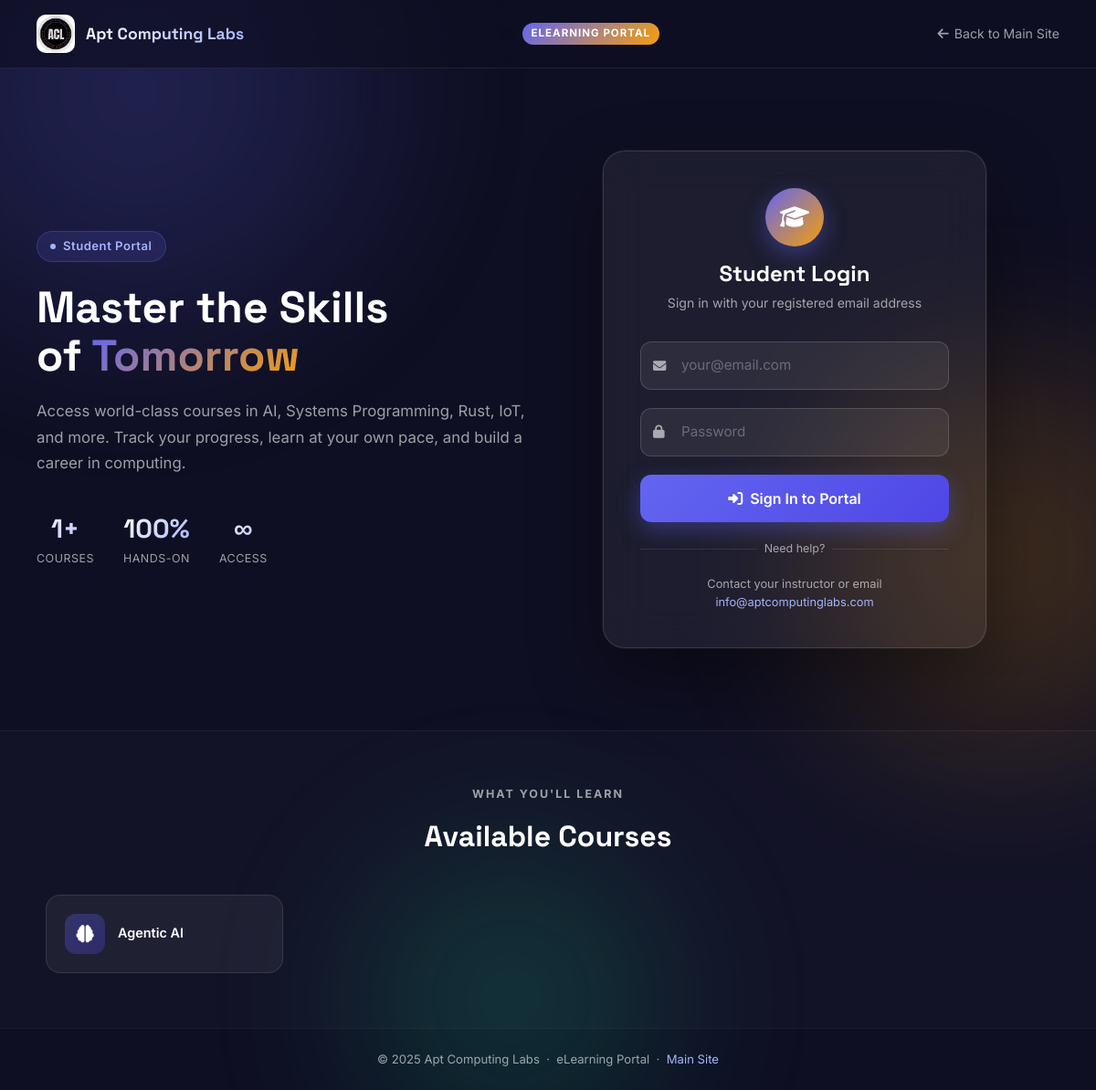
The page /elearning/ on the database as committed earlier.
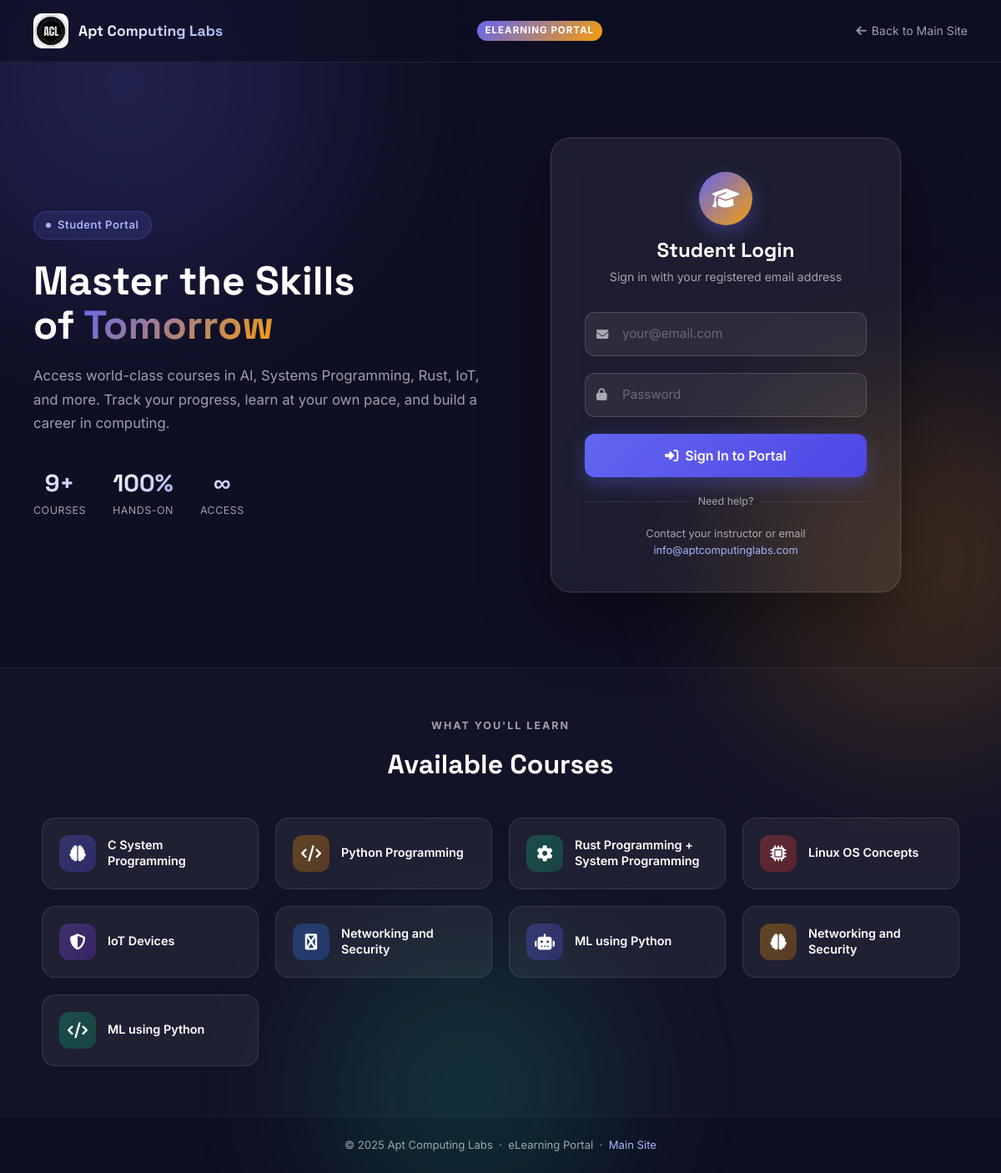
The same page on the database as committed later.
### courses/models.py (models this page shows, shortened)
class Course(models.Model):
    title = models.CharField(max_length=200)
    slug = models.SlugField(max_length=200, unique=True)
    short_description = models.CharField(max_length=500, blank=True)
    description = models.TextField(blank=True)
    duration_weeks = models.PositiveIntegerField(default=0)
    duration_hours = models.PositiveIntegerField(default=0)
    skill_level = models.CharField(max_length=50, blank=True)
    technologies = models.CharField(max_length=200, blank=True, help_text="Comma separated list, e.g., 'Rust, Linux'")
    image = models.URLField(blank=True, null=True)

### elearning/views.py (the view)
# urls.py: path('', views.landing, name='landing'),
def landing(request):
    if request.user.is_authenticated and hasattr(request.user, 'student_profile'):
        return redirect('elearning:dashboard')
    courses = Course.objects.all()
    return render(request, 'elearning/landing.html', {'courses': courses})

### templates/elearning/landing.html (shortened to what this page needs)
<!DOCTYPE html>
<html lang="en">
<head>
    <link href="https://cdn.jsdelivr.net/npm/bootstrap@5.1.3/dist/css/bootstrap.min.css" rel="stylesheet">
    <link rel="stylesheet" href="https://cdnjs.cloudflare.com/ajax/libs/font-awesome/6.4.0/css/all.min.css">
    {% load static %}
</head>
<body>
<div class="bg-orbs">
    <div class="orb orb-1"></div>
    <div class="orb orb-2"></div>
    <div class="orb orb-3"></div>
</div>
<div class="topbar">
    <a href="{% url 'home' %}" class="topbar-brand">
        <img src="{% static 'img/APT_Black_01.jpg' %}" alt="ACL Logo">
        <span>Apt Computing Labs</span>
    </a>
    <span class="topbar-badge">eLearning Portal</span>
    <a href="{% url 'home' %}" class="back-link">
        <i class="fas fa-arrow-left"></i> Back to Main Site
    </a>
</div>
<section class="hero">
    <div class="hero-left">
        <div class="hero-eyebrow">
            <span class="dot"></span>
            Student Portal
        </div>
        <h1 class="hero-title">
            Master the Skills<br>
            of <span class="highlight">Tomorrow</span>
        </h1>
        <p class="hero-subtitle">
            Access world-class courses in AI, Systems Programming, Rust, IoT, and more.
            Track your progress, learn at your own pace, and build a career in computing.
        </p>
        <div class="stats-row">
            <div class="stat-item">
                <div class="val">{{ courses|length }}+</div>
                <div class="lbl">Courses</div>
            </div>
            <div class="stat-item">
                <div class="val">100%</div>
                <div class="lbl">Hands-On</div>
            </div>
            <div class="stat-item">
                <div class="val">∞</div>
                <div class="lbl">Access</div>
            </div>
        </div>
    </div>
    <div class="hero-right">
        <div class="login-card">
            <div class="login-card-header">
                <div class="icon-ring"><i class="fas fa-graduation-cap"></i></div>
                <h2>Student Login</h2>
                <p>Sign in with your registered email address</p>
            </div>
            <form method="POST" action="{% url 'elearning:login' %}" id="loginForm">
                <div class="form-floating-custom">
                    <i class="fas fa-envelope field-icon"></i>
                    <input
                        type="email"
                        name="email"
                        id="emailInput"
                        placeholder="your@email.com"
                        required
                        autocomplete="email"
                    >
                </div>
                <div class="form-floating-custom">
                    <i class="fas fa-lock field-icon"></i>
                    <input
                        type="password"
                        name="password"
                        id="passwordInput"
                        placeholder="Password"
                        required
                        autocomplete="current-password"
                    >
                </div>
                <button type="submit" class="btn-login" id="loginBtn">
                    <i class="fas fa-sign-in-alt"></i>
                    Sign In to Portal
                </button>
            </form>
            <div class="divider-text">Need help?</div>
            <div class="help-text">
                Contact your instructor or email
                <a href="mailto:info@aptcomputinglabs.com">info@aptcomputinglabs.com</a>
            </div>
        </div>
    </div>
</section>
{% if courses %}
<section class="courses-strip">
    <div class="section-label">What You'll Learn</div>
    <div class="section-title">Available Courses</div>
    <div class="courses-grid">
        {% for course in courses %}
        <div class="course-pill">
            <div class="course-pill-icon" style="background: linear-gradient(135deg,
                {% cycle 'rgba(99,102,241,0.3), rgba(79,70,229,0.3)' 'rgba(245,158,11,0.3), rgba(217,119,6,0.3)' 'rgba(16,185,129,0.3), rgba(5,150,105,0.3)' 'rgba(239,68,68,0.3), rgba(220,38,38,0.3)' 'rgba(139,92,246,0.3), rgba(109,40,217,0.3)' 'rgba(59,130,246,0.3), rgba(37,99,235,0.3)' %}
            );">
                <i class="fas {% cycle 'fa-brain' 'fa-code' 'fa-cog' 'fa-microchip' 'fa-shield-alt' 'fa-python' 'fa-robot' %}"></i>
            </div>
            <div class="course-pill-name">{{ course.title }}</div>
        </div>
        {% endfor %}
    </div>
</section>
{% endif %}
<div class="portal-footer">
    &copy; 2025 Apt Computing Labs &nbsp;·&nbsp; eLearning Portal &nbsp;·&nbsp;
    <a href="{% url 'home' %}" style="color: #a5b4fc; text-decoration: none;">Main Site</a>
</div>
</body>
</html>

Rows that differ between the two databases and show on the page:
removed Course: title "Agentic AI"
added Course: title "C System Programming"
added Course: title "Python Programming"
added Course: title "Rust Programming + System Programming"
added Course: title "Linux OS Concepts"
added Course: title "IoT Devices"
added Course: title "Networking and Security"
added Course: title "ML using Python"
added Course: title "Networking and Security"
added Course: title "ML using Python"
Other text that changed with them:
{{ courses|length }}: "1" → "9"
